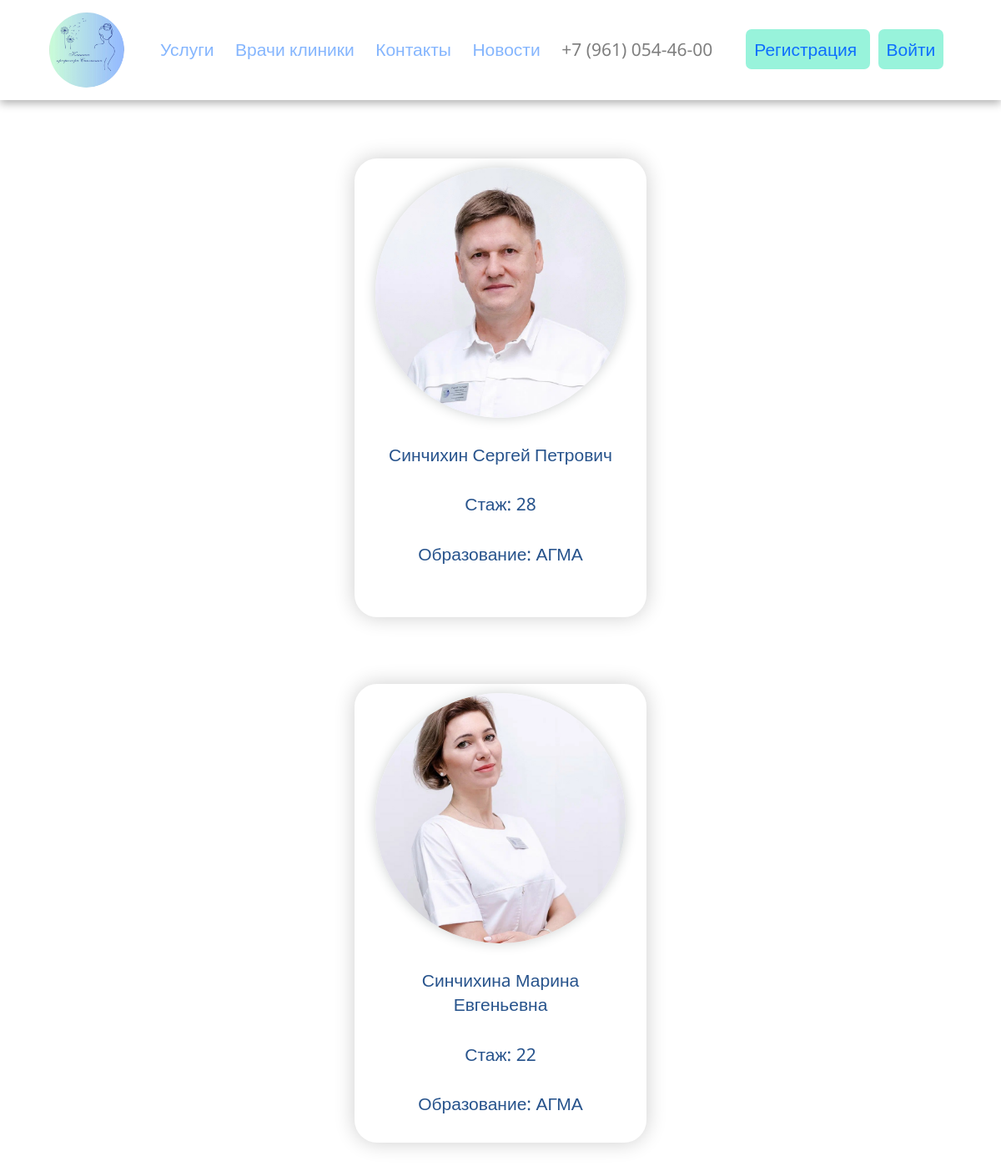
The app's page /doctors/ with its own data.
### clinic/models.py (models this page shows, shortened)
class Doctor(models.Model):
    first_name = models.CharField('Имя', max_length=50)
    last_name = models.CharField('Фамилия', max_length=50)
    middle_name = models.CharField('Отчество', max_length=50, blank=True)
    specialty = models.CharField('Специальность', max_length=100)
    education = models.CharField('Образование', max_length=100)
    experience_years = models.IntegerField('Опыт работы', default=0)
    biography = models.TextField('О враче', blank=True)
    photo = models.ImageField('Фото', upload_to='doctors_images/', blank=True)
    class Meta:
        verbose_name = 'Врач'
        verbose_name_plural = 'Врачи'

### clinic/views.py (the view)
def doctors(request):
    doctor_list = Doctor.objects.all()
    context = {
        'doctor_list': doctor_list,
    }
    return render(request, 'clinic/doctors.html', context)

### templates/clinic/doctors.html (shortened to what this page needs)
{% extends "base2.html" %}
{% block content %}
{% for doctor in doctor_list %}
<div class="clinic-doctors">
    <li >
      <a href="{% url 'clinic:doctors_detail' doctor.id %}" class="doctor_cart">
        <div class="doctor">
          {% if doctor.photo %}
            <img src="{{ doctor.photo.url }}" alt="">
          {% endif %}
          <div class="name">{{doctor.first_name}} {{doctor.last_name}} {{doctor.middle_name}}</div>
          <div class="exp">Стаж: {{doctor.experience_years}}</div>
          <div class="educat">Образование: {{doctor.education}}</div>
        </div>
      </a>
  </div>
  {%endfor%}
  {%endblock%}

### templates/base2.html (shortened to what this page needs)
{% load static %}
<!DOCTYPE html>
<html lang="ru">
  <head>
    <link rel="stylesheet" href="{% static 'css/bootstrap-reboot.min.css'%}">
    <link rel="stylesheet" href="{% static 'css/bootstrap-grid.min.css'%}">
    <link rel="stylesheet" href="{% static 'css/style.css' %}">
  </head>
  <body>
    {% include "includes/header.html" %}
    <main>
        {% block content %}{% endblock %}
    </main>
  </body>
</html>

### templates/includes/header.html (shortened to what this page needs)
{% load static %}
<!DOCTYPE html>
<html lang="ru">
  <head>
    <link rel="stylesheet" href="{% static 'css/bootstrap-reboot.min.css'%}">
    <link rel="stylesheet" href="{% static 'css/bootstrap-grid.min.css'%}">
    <link rel="stylesheet" href="{% static 'css/style.css' %}">
  </head>
<header>
<nav class="navbar">
  <div class="container">
    <a href={% url "clinic:index" %} class="navbar-brand"><img src="{% static 'img/logo.jpg' %}" alt=""></a>
    <div class="navbar-wrap">
      <ul class="navbar-menu">
        <li><a href="{% url 'pages:services' %}">Услуги</a></li>
        <li><a href="{% url 'clinic:doctors' %}">Врачи клиники</a></li>
        <li><a href="{% url 'pages:about' %}">Контакты</a></li>
        <li><a href="{% url 'news:news_list' %}">Новости</a></li>
        <li><a href="https://api.whatsapp.com/send?phone=79610544600&text=%D0%97%D0%B4%D1%80%D0%B0%D0%B2%D1%81%D1%82%D0%B2%D1%83%D0%B9%D1%82%D0%B5%2C+" class="num">
          +7 (961) 054-46-00
        </a>
      </li>
      </ul>
      {% if user.is_authenticated %}
      <div class="account">
      <a href="{% url 'clinic:profile' user.username %}" class="callback">
        {{ user.username }}
      </a>
      <a href="{% url 'logout' %}" class="callback">
        Выйти
      </a>
    </div>
    {% else %}
      <div class="account">
          <a href="{% url 'registration' %}" class="callback">
            Регистрация
          </a>
          <a href="{% url 'login' %}" class="callback">
            Войти
          </a>
        </div>
    {% endif %}
  </div>
</nav>
</header>

### static/css/style.css (style rules this page uses)
body { position: relative; font-family: 'Noto Sans', sans-serif; font-size: 21px; line-height: 1.4; color: #000; min-width: 32px; overflow-x: hidden; height: auto; }
.navbar { width: 100%; height: 120px; box-shadow: 0 4px 10px rgba(0, 0, 0, 0.3); }
.navbar .container { height: inherit; display: flex; justify-content: space-around; align-items: center; }
.navbar .container img { width: 100%; height: 90px; border-radius: 120px; }
.navbar-menu { list-style-type: none; padding-left: 0; margin-bottom: 0; }
.navbar-menu li { display: inline-block; }
.navbar-menu li a { display: inline-block; opacity: 0.5; text-decoration: none; padding: 10px; transition: all .3s ease-in-out; }
.navbar-wrap { display: flex; flex-flow: row nowrap; }
* { margin: 0; padding: 0; }
.callback { margin-left: 10px; padding: 10px; text-decoration: none; border-radius: 7px; background-color: #98f3db; transition: all .5s ease-in-out; }
.num { color: #000; transition: none; }
.account { margin-left: 10px; padding: 10px; display: inline-block; }
.navbar-brand { font-weight: 700; font-style: 26px; text-decoration: none; color:aquamarine; }
.clinic-doctors { text-align: center; margin: 60px; padding: 0; justify-content: center; display: flex; flex-flow: row wrap; }
.doctor_cart { text-decoration: none; list-style-type: none; }
.doctor { border: 1px solid transparent; border-radius: 27px; height: 550px; width: 350px; box-shadow: 0 0px 25px rgba(3, 3, 3, 0.197); color: #27538c; margin: 10px; }
.clinic-doctors .doctor img { height: 300px; width: 300px; border-radius: 50%; box-shadow: 0 0px 15px #ced1d1; margin-top: 10px; object-fit: cover; }
.clinic-doctors .doctor div { text-align: center; margin: 30px; box-shadow: 0 0px 25px #ffffff; }
.clinic-doctors li { text-decoration: none; list-style-type: none; text-align: center; justify-content: center; display: inline; }

### records on screen
Doctor: photo (picture), first_name "Синчихин", last_name "Сергей", middle_name "Петрович", experience_years "28", education "АГМА"
Doctor: photo (picture), first_name "Синчихинa", last_name "Марина", middle_name "Евгеньевна", experience_years "22", education "АГМА"
